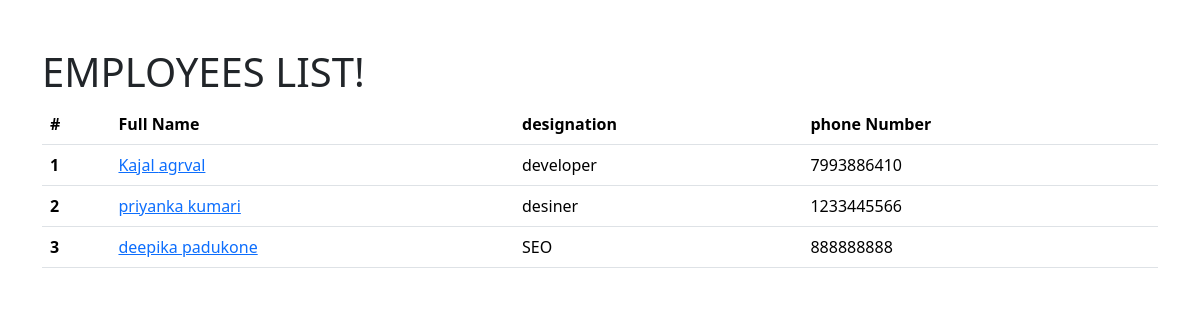
The page / on the database its author committed.
### employees/models.py (models this page shows, shortened)
class Employee(models.Model):
    first_name = models.CharField(max_length=100)
    last_name = models.CharField(max_length=100)
    photo = models.ImageField(upload_to='images')
    designation = models.CharField(max_length=100)
    email_address = models.EmailField(max_length=100, unique=True)
    phone_number = models.CharField(max_length=12, blank=True)
    created_at = models.DateTimeField(auto_now_add=True)
    updated_at = models.DateTimeField(auto_now=True)

### mysite/views.py (the view)
# urls.py: 2. Add a URL to urlpatterns:  path('', views.home, name='home')
def home(request):
    employees = Employee.objects.all()
    context = {
        'employees': employees
    }
    return render(request, 'home.html', context)

### templates/home.html (shortened to what this page needs)
{% load static %}
<!DOCTYPE html>
<html lang="en">
<head>
  <link href="https://cdn.jsdelivr.net/npm/bootstrap@5.3.2/dist/css/bootstrap.min.css" rel="stylesheet">
  <link rel="stylesheet" href="{% static 'css/style.css' %}">
</head>
<body>
  <div class="container pt-5">
    <h1>EMPLOYEES LIST!</h1>
  <table class="table">
  <thead>
    <tr>
      <th scope="col">#</th>
      <th scope="col">Full Name</th>
      <th scope="col">designation</th>
      <th scope="col">phone Number</th>
    </tr>
  </thead>
  <tbody>
    {% for emp in employees %}
   <tr>
      <th>{{ forloop.counter }}</th>
      <td><a href="{% url 'employee_detail' emp.id %}">{{ emp.first_name }} {{ emp.last_name }}</a></td>
      <td>{{emp.designation }}</td>
      <td>{{ emp.phone_number }}</td>
    </tr>
    {% endfor %}
  </tbody>
</table>
</div>
  </body>
  </html>

### rows shown on the page
Employee: first_name "Kajal", last_name "agrval", designation "developer", phone_number "7993886410"
Employee: first_name "priyanka", last_name "kumari", designation "desiner", phone_number "1233445566"
Employee: first_name "deepika", last_name "padukone", designation "SEO", phone_number "888888888"
